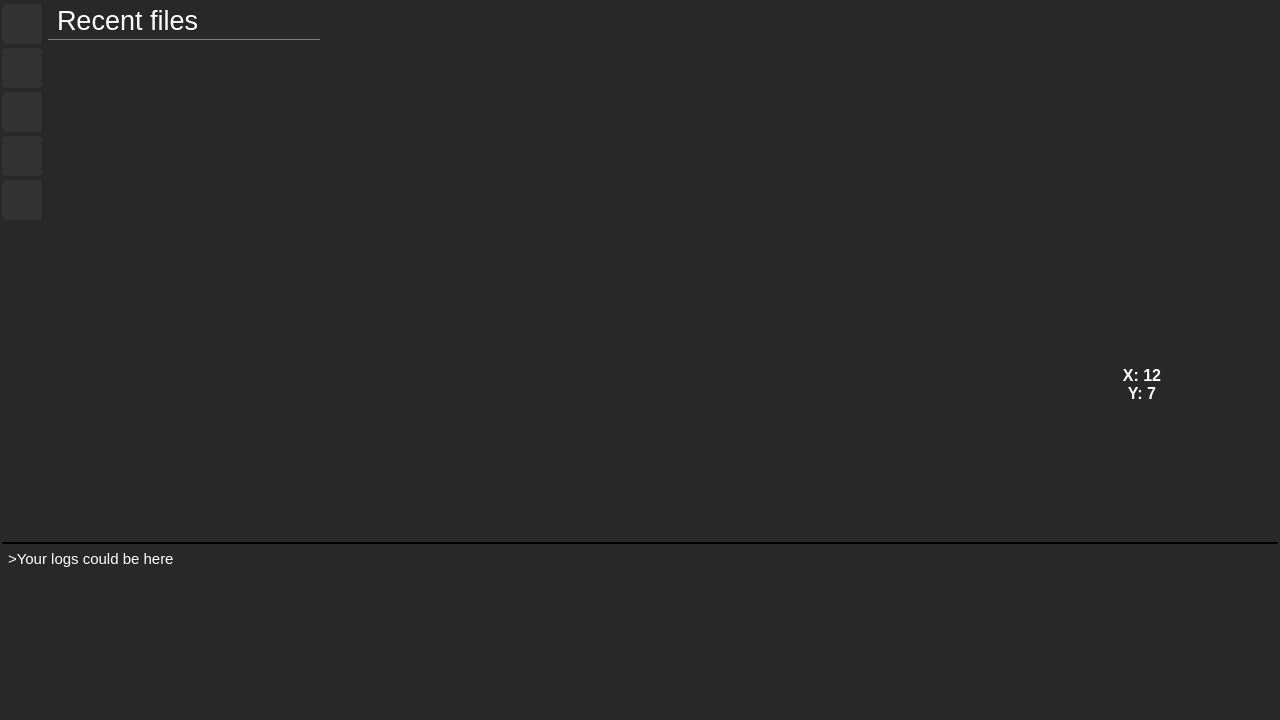
<?xml version="1.0" encoding="UTF-8"?>
<ui version="4.0">
 <class>MainWindow</class>
 <widget class="QMainWindow" name="MainWindow">
  <property name="geometry">
   <rect>
    <x>0</x>
    <y>0</y>
    <width>1280</width>
    <height>720</height>
   </rect>
  </property>
  <property name="minimumSize">
   <size>
    <width>1280</width>
    <height>720</height>
   </size>
  </property>
  <property name="windowTitle">
   <string>MainWindow</string>
  </property>
  <property name="styleSheet">
   <string notr="true">background: rgb(40, 40, 40);
color: white;</string>
  </property>
  <widget class="QWidget" name="centralwidget">
   <layout class="QGridLayout" name="gridLayout">
    <property name="leftMargin">
     <number>2</number>
    </property>
    <property name="topMargin">
     <number>2</number>
    </property>
    <property name="rightMargin">
     <number>2</number>
    </property>
    <property name="bottomMargin">
     <number>0</number>
    </property>
    <item row="0" column="1">
     <layout class="QVBoxLayout" name="verticalLayout" stretch="3,1">
      <item>
       <layout class="QHBoxLayout" name="horizontalLayout" stretch="0,2,5,2">
        <item>
         <layout class="QVBoxLayout" name="ui_buttons">
          <property name="spacing">
           <number>4</number>
          </property>
          <property name="topMargin">
           <number>2</number>
          </property>
          <property name="rightMargin">
           <number>0</number>
          </property>
          <item>
           <widget class="QPushButton" name="run_btn">
            <property name="minimumSize">
             <size>
              <width>40</width>
              <height>40</height>
             </size>
            </property>
            <property name="styleSheet">
             <string notr="true">QPushButton {
	border-radius: 4px;
	background: rgb(50, 50, 50);
}

QPushButton:hover {
	border-radius: 4px;
	background: rgb(60, 60, 60);
}

QPushButton:pressed  {
	border-radius: 4px;
	background: rgb(77, 77, 77);
}</string>
            </property>
            <property name="text">
             <string/>
            </property>
            <property name="icon">
             <iconset>
              <normaloff>assets/run-icon.png</normaloff>assets/run-icon.png</iconset>
            </property>
            <property name="iconSize">
             <size>
              <width>32</width>
              <height>32</height>
             </size>
            </property>
            <property name="flat">
             <bool>true</bool>
            </property>
           </widget>
          </item>
          <item>
           <widget class="QPushButton" name="open_file_btn">
            <property name="minimumSize">
             <size>
              <width>40</width>
              <height>40</height>
             </size>
            </property>
            <property name="styleSheet">
             <string notr="true">QPushButton {
	border-radius: 4px;
	background: rgb(50, 50, 50);
}

QPushButton:hover {
	border-radius: 4px;
	background: rgb(60, 60, 60);
}

QPushButton:pressed  {
	border-radius: 4px;
	background: rgb(77, 77, 77);
}</string>
            </property>
            <property name="text">
             <string/>
            </property>
            <property name="icon">
             <iconset>
              <normaloff>assets/open-file.png</normaloff>assets/open-file.png</iconset>
            </property>
            <property name="iconSize">
             <size>
              <width>32</width>
              <height>32</height>
             </size>
            </property>
            <property name="flat">
             <bool>true</bool>
            </property>
           </widget>
          </item>
          <item>
           <widget class="QPushButton" name="new_file_btn">
            <property name="minimumSize">
             <size>
              <width>40</width>
              <height>40</height>
             </size>
            </property>
            <property name="styleSheet">
             <string notr="true">QPushButton {
	border-radius: 4px;
	background: rgb(50, 50, 50);
}

QPushButton:hover {
	border-radius: 4px;
	background: rgb(60, 60, 60);
}

QPushButton:pressed  {
	border-radius: 4px;
	background: rgb(77, 77, 77);
}</string>
            </property>
            <property name="text">
             <string/>
            </property>
            <property name="icon">
             <iconset>
              <normaloff>assets/new-document.png</normaloff>assets/new-document.png</iconset>
            </property>
            <property name="iconSize">
             <size>
              <width>32</width>
              <height>32</height>
             </size>
            </property>
            <property name="flat">
             <bool>true</bool>
            </property>
           </widget>
          </item>
          <item>
           <widget class="QPushButton" name="save_file_btn">
            <property name="minimumSize">
             <size>
              <width>40</width>
              <height>40</height>
             </size>
            </property>
            <property name="styleSheet">
             <string notr="true">QPushButton {
	border-radius: 4px;
	background: rgb(50, 50, 50);
}

QPushButton:hover {
	border-radius: 4px;
	background: rgb(60, 60, 60);
}

QPushButton:pressed  {
	border-radius: 4px;
	background: rgb(77, 77, 77);
}</string>
            </property>
            <property name="text">
             <string/>
            </property>
            <property name="icon">
             <iconset>
              <normaloff>assets/floppy-disk.png</normaloff>assets/floppy-disk.png</iconset>
            </property>
            <property name="iconSize">
             <size>
              <width>32</width>
              <height>32</height>
             </size>
            </property>
           </widget>
          </item>
          <item alignment="Qt::AlignTop">
           <widget class="QPushButton" name="settings_btn">
            <property name="minimumSize">
             <size>
              <width>40</width>
              <height>40</height>
             </size>
            </property>
            <property name="styleSheet">
             <string notr="true">QPushButton {
	border-radius: 4px;
	background: rgb(50, 50, 50);
}

QPushButton:hover {
	border-radius: 4px;
	background: rgb(60, 60, 60);
}

QPushButton:pressed  {
	border-radius: 4px;
	background: rgb(77, 77, 77);
}</string>
            </property>
            <property name="text">
             <string/>
            </property>
            <property name="icon">
             <iconset>
              <normaloff>assets/setting.png</normaloff>assets/setting.png</iconset>
            </property>
            <property name="iconSize">
             <size>
              <width>32</width>
              <height>32</height>
             </size>
            </property>
            <property name="autoExclusive">
             <bool>false</bool>
            </property>
            <property name="flat">
             <bool>true</bool>
            </property>
           </widget>
          </item>
         </layout>
        </item>
        <item>
         <layout class="QVBoxLayout" name="recent_layout">
          <item alignment="Qt::AlignTop">
           <widget class="QLabel" name="label">
            <property name="minimumSize">
             <size>
              <width>250</width>
              <height>0</height>
             </size>
            </property>
            <property name="font">
             <font>
              <pointsize>20</pointsize>
              <weight>50</weight>
              <italic>false</italic>
              <bold>false</bold>
              <underline>false</underline>
              <strikeout>false</strikeout>
              <kerning>true</kerning>
             </font>
            </property>
            <property name="styleSheet">
             <string notr="true">padding: 3% 2%;
border-bottom: 1px solid grey;</string>
            </property>
            <property name="text">
             <string>Recent files</string>
            </property>
           </widget>
          </item>
         </layout>
        </item>
        <item>
         <layout class="QVBoxLayout" name="code_layout"/>
        </item>
        <item>
         <layout class="QVBoxLayout" name="preview_layout" stretch="2,1">
          <item>
           <widget class="QLabel" name="image">
            <property name="enabled">
             <bool>true</bool>
            </property>
            <property name="maximumSize">
             <size>
              <width>16777215</width>
              <height>16777215</height>
             </size>
            </property>
            <property name="styleSheet">
             <string notr="true"/>
            </property>
            <property name="text">
             <string/>
            </property>
            <property name="pixmap">
             <pixmap>assets/empty_field.png</pixmap>
            </property>
            <property name="scaledContents">
             <bool>true</bool>
            </property>
            <property name="alignment">
             <set>Qt::AlignCenter</set>
            </property>
            <property name="wordWrap">
             <bool>false</bool>
            </property>
            <property name="margin">
             <number>0</number>
            </property>
           </widget>
          </item>
          <item>
           <widget class="QLabel" name="cords">
            <property name="font">
             <font>
              <pointsize>12</pointsize>
              <weight>75</weight>
              <bold>true</bold>
             </font>
            </property>
            <property name="styleSheet">
             <string notr="true">padding: 2%;</string>
            </property>
            <property name="text">
             <string>X: 12
Y: 7</string>
            </property>
            <property name="alignment">
             <set>Qt::AlignHCenter|Qt::AlignTop</set>
            </property>
           </widget>
          </item>
         </layout>
        </item>
       </layout>
      </item>
      <item>
       <widget class="QLabel" name="logs">
        <property name="font">
         <font>
          <pointsize>11</pointsize>
          <weight>50</weight>
          <bold>false</bold>
         </font>
        </property>
        <property name="styleSheet">
         <string notr="true">padding: 2%;
border-top: 2px solid black;</string>
        </property>
        <property name="text">
         <string>&gt;Your logs could be here</string>
        </property>
        <property name="alignment">
         <set>Qt::AlignLeading|Qt::AlignLeft|Qt::AlignTop</set>
        </property>
       </widget>
      </item>
     </layout>
    </item>
   </layout>
  </widget>
 </widget>
 <resources/>
 <connections/>
</ui>
